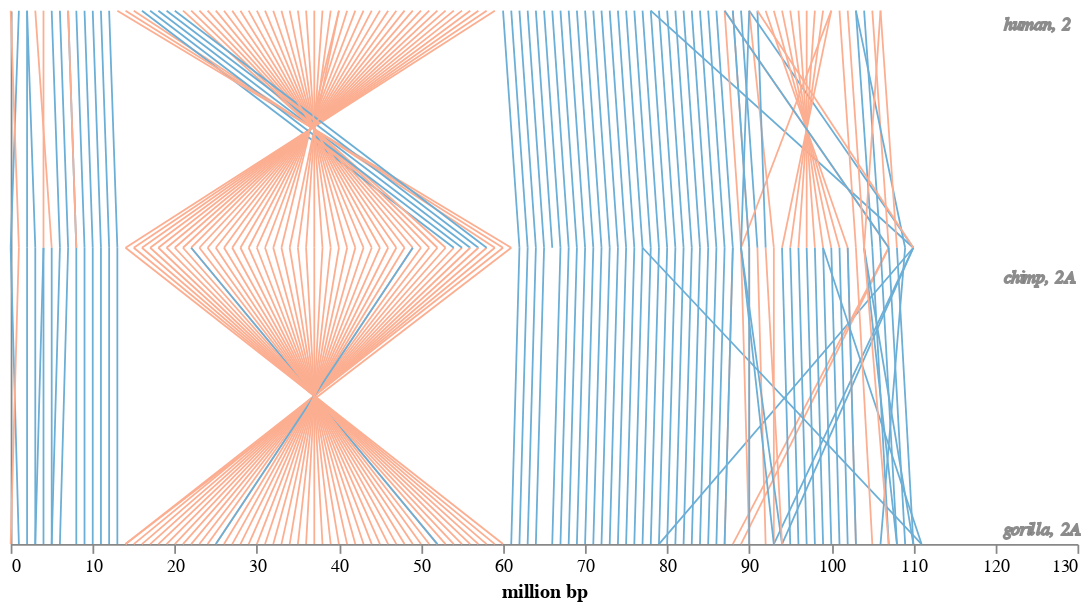

Write notebook code for a chart like this one.
### Markdown cell above
*Chromosome 2 events*
- Chimp, large 2A inversion
- Human, smaller 2 inversion

### Code cell
chromosome_graph('chimp2A_x2.csv', "human", "2", "chimp", "2A", "gorilla", "2A")

### Figure 1 — Vega-Lite specification as saved in the notebook (floating-point values rounded to 4 significant figures; data arrays with more than 128 entries replaced by an {"elided": "..."} marker saying what was removed)
{"config": {"view": {"continuousWidth": 400, "continuousHeight": 300, "stroke": "transparent", "width": 600}, "axis": {"grid": false}}, "layer": [{"data": {"name": "data-16a28af6e9d1d6e48d14dabd80c382ec"}, "mark": "line", "encoding": {"color": {"type": "nominal", "field": "orientation", "scale": {"domain": ["same orientation", "inversed"], "range": ["#6baed6", "#fcae91"]}, "title": ""}, "x": {"type": "quantitative", "axis": {"grid": false}, "field": "x"}, "x2": {"field": "x2"}, "y": {"type": "quantitative", "axis": {"grid": false}, "field": "y"}, "y2": {"field": "y2"}}}, {"data": {"name": "data-1b3a76cd1adaf6bbfcc90a27611233a3"}, "mark": {"type": "text", "align": "left", "fontSize": 10, "fontStyle": "italic", "opacity": 0.9, "stroke": "grey"}, "encoding": {"color": {"type": "nominal", "field": "orientation", "legend": null, "scale": {"domain": ["same orientation", "inversed"], "range": ["#6baed6", "#fcae91"]}}, "text": {"type": "nominal", "field": "text"}, "x": {"type": "quantitative", "field": "x"}, "y": {"type": "quantitative", "field": "y"}}}, {"mark": "text", "encoding": {"color": {"type": "nominal", "field": "orientation", "legend": {"orient": "left", "symbolType": "stroke", "title": ""}, "scale": {"domain": ["same orientation", "inversed"], "range": ["#6baed6", "#fcae91"]}}, "x": {"type": "quantitative", "axis": {"grid": false, "ticks": true, "title": "million bp"}, "field": "x"}, "y": {"type": "quantitative", "axis": {"grid": false, "labels": false, "ticks": false, "title": ""}, "field": "y"}}}], "$schema": "https://vega.github.io/schema/vega-lite/v4.0.0.json", "datasets": {"data-16a28af6e9d1d6e48d14dabd80c382ec": {"elided": "246 records"}, "data-1b3a76cd1adaf6bbfcc90a27611233a3": [{"x": 121, "y": 438, "text": "human, 2"}, {"x": 121, "y": 225, "text": "chimp, 2A"}, {"x": 121, "y": 12, "text": "gorilla, 2A"}]}}
